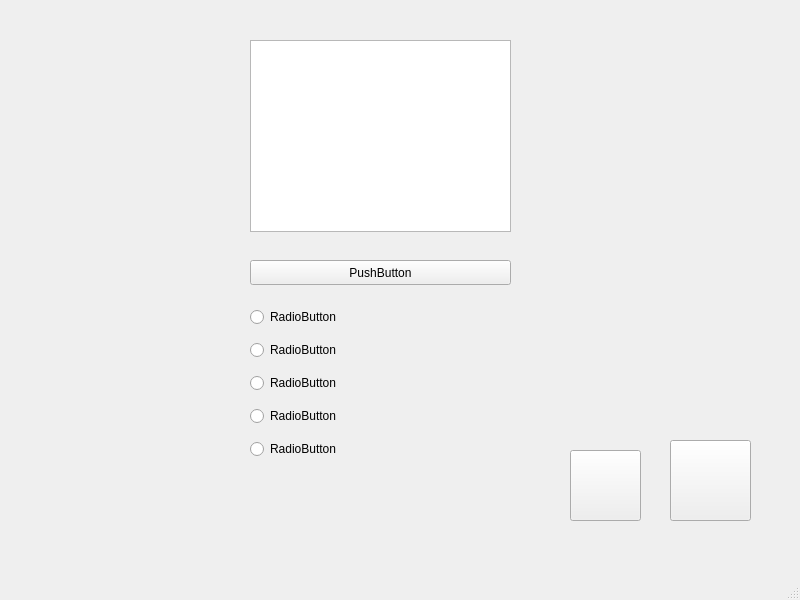
<?xml version="1.0" encoding="UTF-8"?>
<ui version="4.0">
 <class>MainWindow</class>
 <widget class="QMainWindow" name="MainWindow">
  <property name="geometry">
   <rect>
    <x>0</x>
    <y>0</y>
    <width>800</width>
    <height>600</height>
   </rect>
  </property>
  <property name="windowTitle">
   <string>MainWindow</string>
  </property>
  <widget class="QWidget" name="centralwidget">
   <widget class="QGraphicsView" name="graphicsView">
    <property name="geometry">
     <rect>
      <x>250</x>
      <y>40</y>
      <width>261</width>
      <height>192</height>
     </rect>
    </property>
   </widget>
   <widget class="QWidget" name="gridLayoutWidget">
    <property name="geometry">
     <rect>
      <x>250</x>
      <y>300</y>
      <width>261</width>
      <height>171</height>
     </rect>
    </property>
    <layout class="QGridLayout" name="gridLayout">
     <item row="5" column="0">
      <widget class="QRadioButton" name="radioButton_3">
       <property name="text">
        <string>RadioButton</string>
       </property>
      </widget>
     </item>
     <item row="3" column="0">
      <widget class="QRadioButton" name="radioButton_2">
       <property name="text">
        <string>RadioButton</string>
       </property>
      </widget>
     </item>
     <item row="4" column="0">
      <widget class="QRadioButton" name="radioButton_4">
       <property name="text">
        <string>RadioButton</string>
       </property>
      </widget>
     </item>
     <item row="1" column="0">
      <widget class="QRadioButton" name="radioButton">
       <property name="text">
        <string>RadioButton</string>
       </property>
      </widget>
     </item>
     <item row="2" column="0">
      <widget class="QRadioButton" name="radioButton_5">
       <property name="text">
        <string>RadioButton</string>
       </property>
      </widget>
     </item>
    </layout>
   </widget>
   <widget class="QPushButton" name="pushButton">
    <property name="geometry">
     <rect>
      <x>250</x>
      <y>260</y>
      <width>261</width>
      <height>25</height>
     </rect>
    </property>
    <property name="text">
     <string>PushButton</string>
    </property>
   </widget>
   <widget class="QPushButton" name="next">
    <property name="geometry">
     <rect>
      <x>670</x>
      <y>440</y>
      <width>81</width>
      <height>81</height>
     </rect>
    </property>
    <property name="text">
     <string/>
    </property>
    <property name="icon">
     <iconset>
      <normaloff>img/next.png</normaloff>img/next.png</iconset>
    </property>
    <property name="iconSize">
     <size>
      <width>45</width>
      <height>45</height>
     </size>
    </property>
   </widget>
   <widget class="QPushButton" name="prev">
    <property name="geometry">
     <rect>
      <x>570</x>
      <y>450</y>
      <width>71</width>
      <height>71</height>
     </rect>
    </property>
    <property name="text">
     <string/>
    </property>
    <property name="icon">
     <iconset>
      <normaloff>img/back.png</normaloff>img/back.png</iconset>
    </property>
    <property name="iconSize">
     <size>
      <width>35</width>
      <height>35</height>
     </size>
    </property>
   </widget>
  </widget>
  <widget class="QMenuBar" name="menubar">
   <property name="geometry">
    <rect>
     <x>0</x>
     <y>0</y>
     <width>800</width>
     <height>22</height>
    </rect>
   </property>
  </widget>
  <widget class="QStatusBar" name="statusbar"/>
 </widget>
 <resources/>
 <connections/>
</ui>
